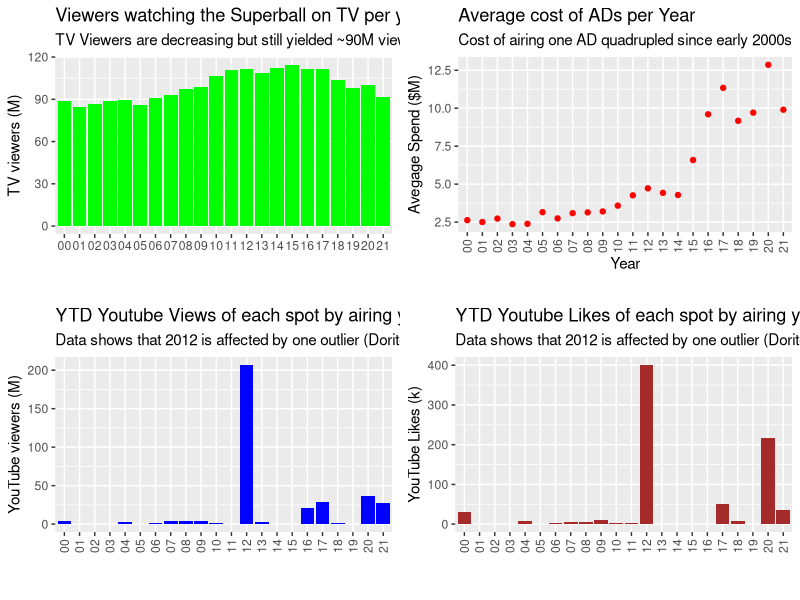

Source code (R):
## ---- chunk 1
knitr::opts_chunk$set(echo = TRUE)

#load libraries
library (tidyverse)
library(gridExtra)

#load dataset
data_aux <- read.csv(file = "data/superbowl_commercials.csv")

#fixing errors in the dataset
#number of TV views must be equal in each Superbowl Year
data_aux[which(data_aux$Superbowl.Ads.Link == "https://superbowl-ads.com/2014-budweiser-puppy-love/"),]$TV.Viewers <- 112.19

#load the anaysis dataset into a new dataframe
data <- data_aux %>%
  select (-Superbowl.Ads.Link, -Youtube.Link)

head(data)

#calculation of some new variables useful for the analysis
#LIKES TO VIEW RATIO AND VIEWS PER DOLLAR RATIO
data <- data %>%
  mutate (YT_likes_to_views = Youtube.Likes/Youtube.Views,
          YT_views_per_dollar = Youtube.Views/(Estimated.Cost*10^6),
          TV_views_per_dollar = TV.Viewers/Estimated.Cost)

# ATTRIBUTION TO ECONOMIC SECTOR, BASED ON BRAND NAME
data <- data %>%
  mutate (econ_sector = case_when(
                          Brand %in% c("Coca-Cola", "Pepsi") ~ "Soft Drinks",
                          Brand %in% c("Bud Light", "Budweiser") ~ "Beers",
                          Brand %in% c("Hyundai", "Kia", "Toyota") ~ "Cars",
                          Brand == "E-Trade" ~ "Online Investments",
                          Brand == "Doritos" ~ "Chips",
                          Brand == "NFL" ~ "Sports",
                          TRUE ~ "Others"))
## ---- chunk 2
p1 <- data %>%
  group_by(Year) %>%
  summarize (TV_Viewers = mean(TV.Viewers)) %>%
  ggplot () +
  geom_bar(aes(x = as.factor(substr(as.character(Year),3,4)), y = TV_Viewers), stat = "identity", fill = "green") +
  scale_color_brewer(palette = "Paired") +
  labs (
    title = "Viewers watching the Superball on TV per year",
    subtitle = "TV Viewers are decreasing but still yielded ~90M viewers in 2021",
    caption = "",
    x = "",
    y= "TV viewers (M)") 

p2 <- data %>%
  group_by(Year) %>%
  summarize (AVG_Spend = mean (Estimated.Cost)) %>%
  ggplot () +
  geom_point(aes(x = as.factor(substr(as.character(Year),3,4)), y = AVG_Spend), color = "red") +
  scale_color_brewer(palette = "Paired") +
  labs (
    title = "Average cost of ADs per Year",
    subtitle = "Cost of airing one AD quadrupled since early 2000s",
    caption = "",
    x = "Year",
    y= "Avegage Spend ($M)") +
  theme(axis.text.x = element_text(angle = 90, vjust = 0.5, hjust=1))

p3 <- data %>%
  group_by(Year) %>%
  summarize (YT_Viewers = sum(Youtube.Views)/10^6) %>%
  ggplot () +
  geom_bar(aes(x = as.factor(substr(as.character(Year),3,4)), y = YT_Viewers) , stat = "identity", fill = "blue") +
  scale_color_brewer(palette = "Paired") +
  labs (
    title = "YTD Youtube Views of each spot by airing year",
    subtitle = "Data shows that 2012 is affected by one outlier (Doritos)",
    caption = "",
    x = "",
    y= "YouTube viewers (M)") +
  theme(axis.text.x = element_text(angle = 90, vjust = 0.5, hjust=1))

p4 <- data %>%
  group_by(Year) %>%
  summarize (YT_Likes = sum(Youtube.Likes)/1000) %>%
  ggplot () +
  geom_bar(aes(x = as.factor(substr(as.character(Year),3,4)), y = YT_Likes), stat = "identity", fill = "brown") +
  scale_color_brewer(palette = "Paired") +
  labs (
    title = "YTD Youtube Likes of each spot by airing year",
    subtitle = "Data shows that 2012 is affected by one outlier (Doritos)",
    caption = "",
    x = "",
    y= "YouTube Likes (k)") +
  theme(axis.text.x = element_text(angle = 90, vjust = 0.5, hjust=1))


#plots the 4 chars
grid.arrange(p1,p2,p3,p4, nrow = 2)

